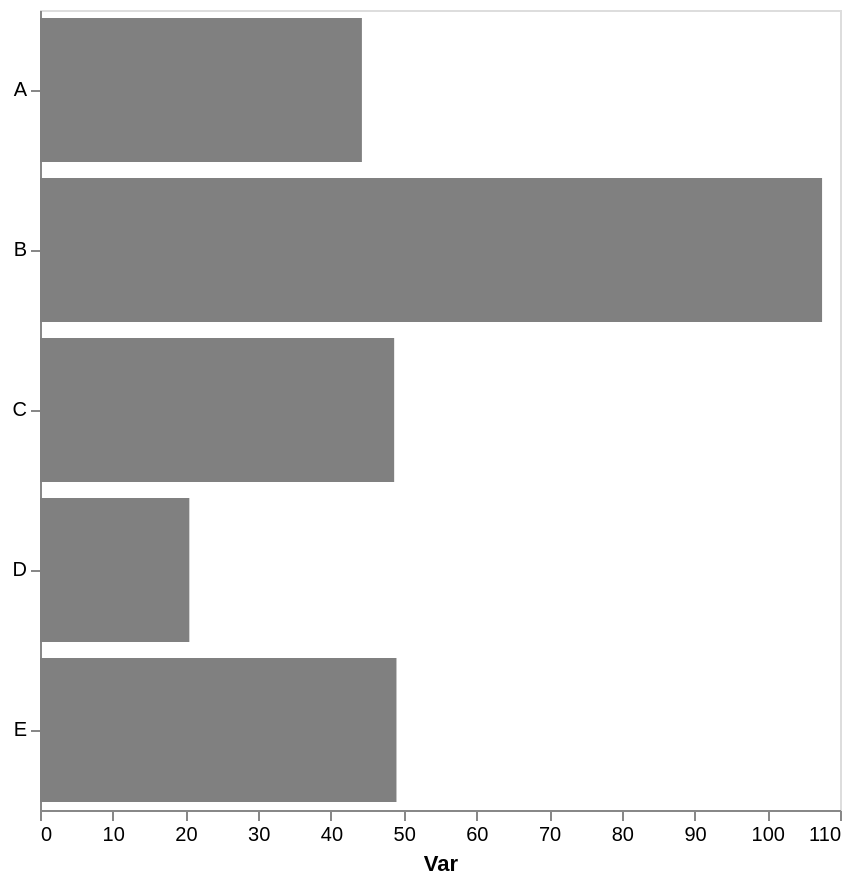

This figure's Vega-Lite source:
### Vega-Lite specification from a JSON file in a GitHub repository (floating-point values rounded to 4 significant figures)
{"config": {"view": {"continuousWidth": 300, "continuousHeight": 300}, "axis": {"grid": false}, "bar": {"color": "gray"}}, "data": {"name": "data-93315280acf929f8680865b352857105"}, "mark": {"type": "bar"}, "encoding": {"x": {"aggregate": "mean", "axis": {"title": "Var"}, "field": "var1", "type": "quantitative"}, "y": {"axis": {"title": null}, "field": "cat", "type": "nominal"}}, "height": 400, "width": 400, "$schema": "https://vega.github.io/schema/vega-lite/v5.17.0.json", "datasets": {"data-93315280acf929f8680865b352857105": [{"cat": "A", "var1": 45.44, "var2": 52.76}, {"cat": "C", "var1": 54.83, "var2": 50.15}, {"cat": "B", "var1": 80.03, "var2": 46.74}, {"cat": "E", "var1": 49.01, "var2": 44.46}, {"cat": "D", "var1": 27.11, "var2": 59.79}, {"cat": "B", "var1": 125.7, "var2": 53.85}, {"cat": "A", "var1": 43.09, "var2": 35.53}, {"cat": "D", "var1": 18.74, "var2": 57.11}, {"cat": "B", "var1": 121.3, "var2": 42.9}, {"cat": "C", "var1": 42.57, "var2": 64.52}, {"cat": "B", "var1": 103.2, "var2": 36.35}, {"cat": "D", "var1": 15.75, "var2": 45.6}]}}
